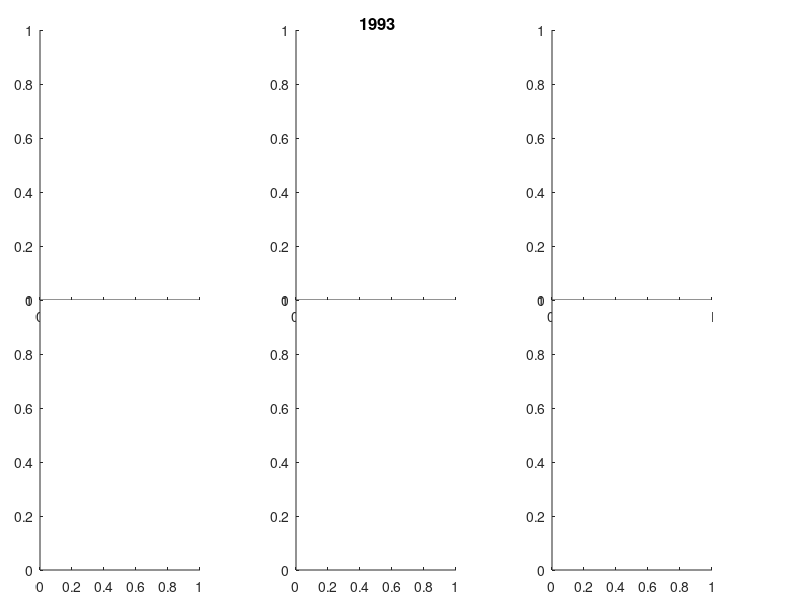
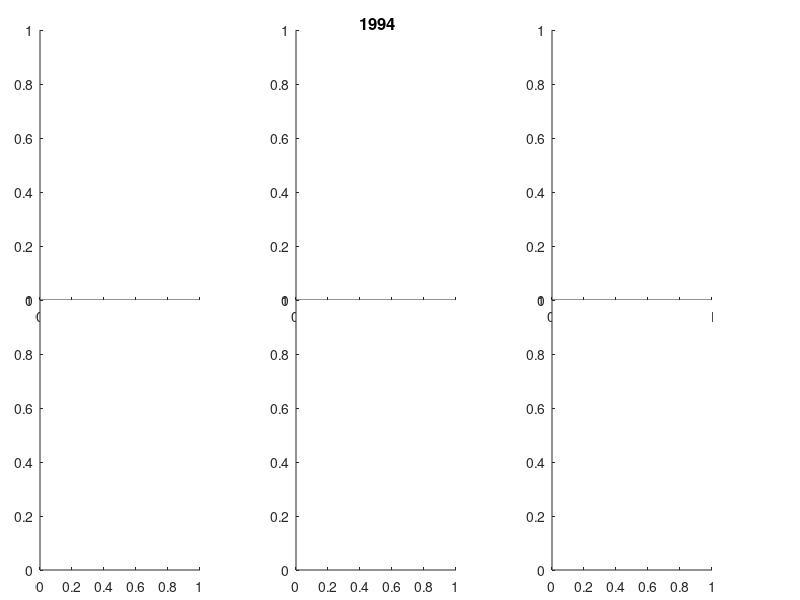
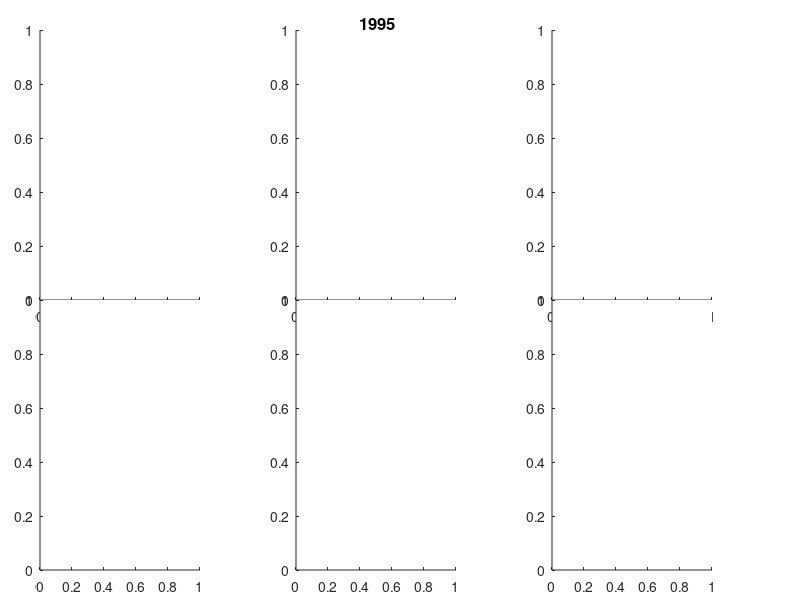
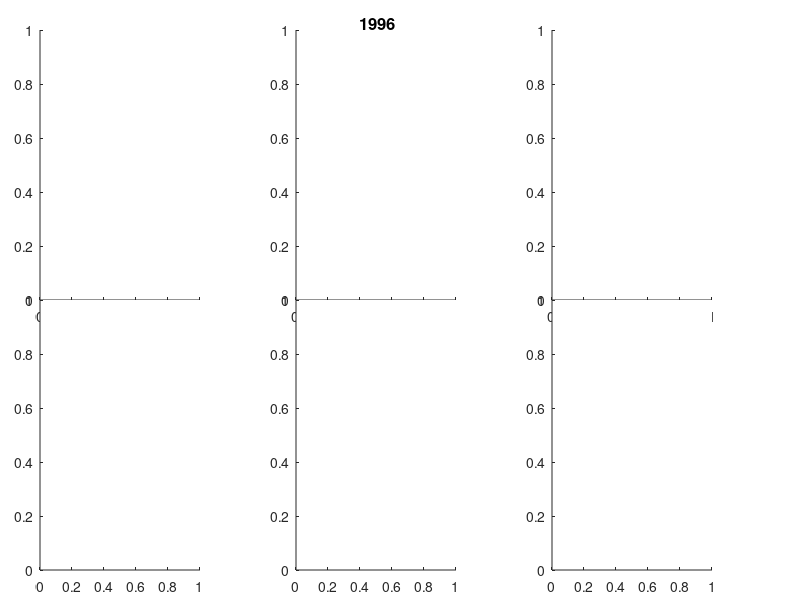

The MATLAB source for these figures, in order: (Note: this script raises an error after producing the figures.)

clear
pack

ID=[15;16;17;18;19;20];

PS(7,1:4)=[0.05 0.96 0.8 0.03];

PS(1,1:4)=[0.69 0.50 0.2 0.45];
PS(2,1:4)=[0.37 0.50 0.2 0.45];
PS(3,1:4)=[0.05 0.50 0.2 0.45];
PS(4,1:4)=[0.69 0.05 0.2 0.45];
PS(5,1:4)=[0.37 0.05 0.2 0.45];
PS(6,1:4)=[0.05 0.05 0.2 0.45];



year1=1993;year2=2023;

dp=zeros(length(ID),year2-year1+1);

for year=year1:year2
    
    figure(year-year1+1)
    axes('position',PS(7,:));
    text(0.5,0.05,num2str(year),'fontsize',12,'fontweight','bold');
    axis off
x0=0;
y0=0;
width=21;
height=29
set(gcf,'units','centimeters','position',[x0,y0,width,height])

    for station=1:length(ID)
        
        filename=['./',num2str(year),'/',num2str(year),'_AR7W',num2str(ID(station)),'.mat']
        
        A=isfile(filename)      
        if A==0
            dp(station,year-year1+1)=nan;
            axes('position',PS(station,:));
        else
            load(filename);
            if max(P.depth)<=500
                dp(station,year-year1+1)=nan;
                axes('position',PS(station,:));
                plot(P.T,-P.depth,'r-');
                
            else
                dp(station,year-year1+1)=ra_mld(P.S(400:end),P.T(400:end),P.depth(400:end),0.3);
                axes('position',PS(station,:));
                plot(P.T,-P.depth,'r-');

            end
        end
    end   
    %print([num2str(year),'.jpg'],'-djpeg','-r300');
    
end

load /media//data/wangz/North_Atlantic/NA6/NA6_run3_Iforcing_SmallSM/Convection_depths.mat
load /media//data/wangz/North_Atlantic/NA6/NA6_run3_Iforcing_SmallSM/convetion_depth_2016_2023.mat
for n=1:(year2-year1+1)
   tmp=squeeze(dp(:,n));
    convect(n)=nanmean(tmp(:));
    %Cstd(n)=nanstd(tmp(:));
    Cstd(n)=0;
end
figure
errorbar([1993:2023],-convect,Cstd);grid on
hold on
plot([1990:2015],-OBS_depth,'o')
plot([2016:2023],-depth,'o')

